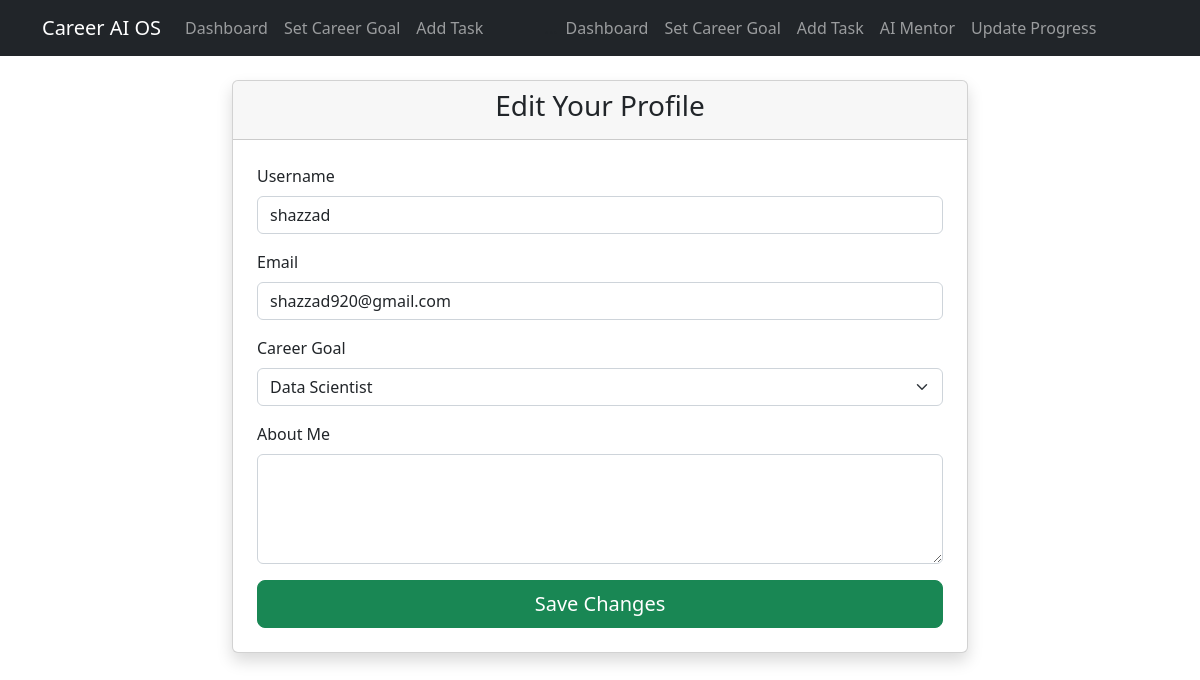
Screenshot of /edit_profile (signed in) with the database file from the repository.
### app/models.py (models this page shows, shortened)
class User(UserMixin, db.Model):
    id = db.Column(db.Integer, primary_key=True)
    username = db.Column(db.String(64), index=True, unique=True)
    email = db.Column(db.String(120), index=True, unique=True)
    password_hash = db.Column(db.String(128))
    career_goal = db.Column(db.String(140))
    created_at = db.Column(db.DateTime, default=datetime.utcnow)
    roadmaps = db.relationship('Roadmap', backref='user', lazy='dynamic')
    tasks = db.relationship('Task', backref='user', lazy='dynamic')
    progress = db.relationship('Progress', backref='user', lazy='dynamic')

### app/routes.py (the view)
@bp.route('/edit_profile', methods=['GET', 'POST'])
@login_required
def edit_profile():
    form = EditProfileForm()
    if form.validate_on_submit():
        current_user.username = form.username.data
        current_user.email = form.email.data
        current_user.career_goal = form.career_goal.data
        db.session.commit()
        flash('Your changes have been saved.')
        return redirect(url_for('app.profile'))
    elif request.method == 'GET':
        form.username.data = current_user.username
        form.email.data = current_user.email
        form.career_goal.data = current_user.career_goal or 'Full Stack Developer'
    return render_template('edit_profile.html', title='Edit Profile', form=form)

### app/forms.py
class EditProfileForm(FlaskForm):
    username = StringField('Username', validators=[DataRequired()])
    email = StringField('Email', validators=[DataRequired(), Email()])
    career_goal = SelectField('Career Goal',
                              choices=[
                                  ('Full Stack Developer', 'Full Stack Developer'),
                                  ('Data Scientist', 'Data Scientist'),
                                  ('Mobile App Developer', 'Mobile App Developer'),
                                  ('DevOps Engineer', 'DevOps Engineer'),
                                  ('UI/UX Designer', 'UI/UX Designer'),
                                  ('Machine Learning Engineer', 'Machine Learning Engineer'),
                                  ('Cybersecurity Specialist', 'Cybersecurity Specialist'),
                                  ('Cloud Architect', 'Cloud Architect'),
                                  ('Blockchain Developer', 'Blockchain Developer'),
                                  ('Other', 'Other')
                              ])
    about_me = TextAreaField('About Me', validators=[Length(min=0, max=140)])
    submit = SubmitField('Save Changes')

### app/models.py (called while the page is built)
@login_manager.user_loader
def load_user(id):
    return User.query.get(int(id))

### app/templates/edit_profile.html (shortened to what this page needs)
{% extends "base.html" %}
{% block content %}
<div class="row justify-content-center">
    <div class="col-md-8">
        <div class="card shadow">
            <div class="card-header">
                <h3 class="text-center">Edit Your Profile</h3>
            </div>
            <div class="card-body p-4">
                <form method="POST" action="">
                    <div class="mb-3">
                        {{ form.username.label(class="form-label") }}
                        {{ form.username(class="form-control") }}
                    </div>
                    <div class="mb-3">
                        {{ form.email.label(class="form-label") }}
                        {{ form.email(class="form-control") }}
                    </div>
                    <div class="mb-3">
                        {{ form.career_goal.label(class="form-label") }}
                        {{ form.career_goal(class="form-select") }}
                    </div>
                    <div class="mb-3">
                        {{ form.about_me.label(class="form-label") }}
                        {{ form.about_me(class="form-control", rows="4") }}
                    </div>
                    <div class="d-grid">
                        {{ form.submit(class="btn btn-success btn-lg") }}
                    </div>
                </form>
            </div>
        </div>
    </div>
</div>
{% endblock %}

### rows the page displays
User: username "shazzad", email "shazzad920@gmail.com", career_goal "Data Scientist"
